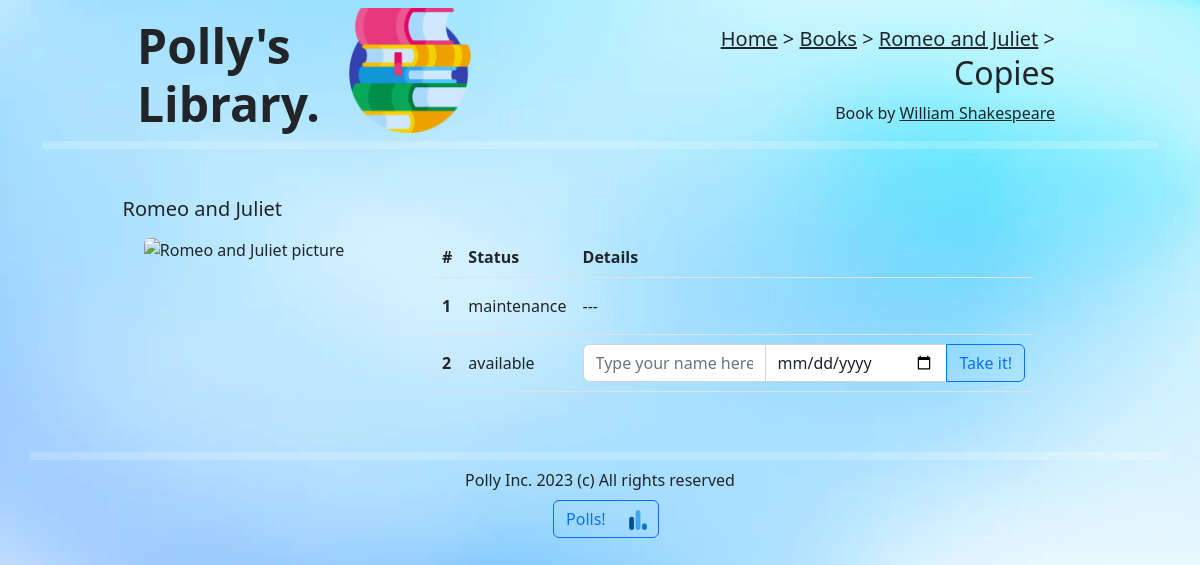
Page /lib/books/1/copies on the committed database.
### library/models.py (models this page shows, shortened)
class Book(models.Model):
    title = models.CharField(max_length=256)
    about = models.TextField(null=True, blank=True)
    cover = models.URLField(null=True, blank=True)
    author = models.ForeignKey(Author, null=True, blank=True,
                               on_delete=models.SET_NULL, related_name='books')
    genres = models.ManyToManyField(Genre, related_name='books')

class Author(models.Model):
    first = models.CharField(max_length=64)
    last = models.CharField(max_length=64)
    birth = models.DateField(null=True, blank=True)
    death = models.DateField(null=True, blank=True)
    dead = models.BooleanField(null=True, blank=True)
    img = models.URLField(null=True, blank=True)
    class Meta:
        constraints = [
            models.CheckConstraint(
                check=~models.Q(birth__gt=timezone.now()),
                name='born_in_past',
                violation_error_message='Author can\'t be born in future'
            ),
            models.CheckConstraint(
                check=~models.Q(death__gt=timezone.now()),
                name='died_in_past',
                violation_error_message='You can\'t set author\'s death in future'
            ),
            models.CheckConstraint(
                check=models.Q(death__gt=models.F('birth')),
                name='died_after_birth',
                violation_error_message='Author couldn\'t die the day he/she was born or earlier'
            ),
            models.CheckConstraint(
                check=models.Q(
                    death__isnull=False, dead__isnull=False, dead__exact=True
                ) | models.Q(death__isnull=True),
                name='died_n_dead',
                violation_error_message='Author can\'t have the date of death if not dead'
            )
        ]
    @property
    def fullname(self) -> str:
        return f'{self.first} {self.last}'

class BookCopy(models.Model):
    _STATUSES = (
        ('a', 'available'),
        ('m', 'maintenance'),
        ('o', 'on loan'),
        ('r', 'reserved'),
        ('l', 'lost')
    )
    book = models.ForeignKey(Book, on_delete=models.CASCADE, related_name='copies')
    status = models.CharField(max_length=1, default='a', choices=_STATUSES)
    client = models.CharField(max_length=64, null=True, blank=True)
    duedate = models.DateField(null=True, blank=True)
    class Meta:
        verbose_name_plural = "book copies"
        constraints = [
            models.CheckConstraint(
                check=models.Q(status='o', client__isnull=False, duedate__isnull=False)
                | (~models.Q(status='o') & models.Q(client__isnull=True, duedate__isnull=True)),
                name='no_partial_loan_info',
                violation_error_message='Partial loan info (only status, client or duedate)'
                                        ' is not accepted. Either set all loan-related fields or none'
            )
        ]

### library/views.py (the view)
# urls.py: path('books/<int:book_pk>/copies', view=views.book_copies, name='copies'),
def book_copies(request, book_pk: int):
    context = {
        'book': models.Book.objects.prefetch_related('copies').get(pk=book_pk)
    }
    return render(request, template_name='library/books/copies.html', context=context)

### library/templates/library/books/copies.html (shortened to what this page needs)
{% extends 'library/base.html' %}
{% load static %}
{% block head %}
<span class="fs-5"><a href="{% url 'library:index' %}" class="text-dark">Home</a> > </span>
<span class="fs-5"><a href="{% url 'library:books' %}" class="text-dark">Books</a> > </span>
<span class="fs-5"><a href="{% url 'library:book' book.id %}" class="text-dark">{{ book.title }}</a> > </span>
<span class="h2">Copies</span>
<div class="row mt-2">
    <span>Book by <a href="{% url 'library:author' book.author.id %}" class="text-dark">{{ book.author.fullname }}</a></span>
</div>
{% endblock %}
{% block main %}
<div class="row">
    <div class="col-4 text-center">
        <div class="row justify-content-center">
            <div class="col-9 text-start mb-2">
                <h5 class="mt-2">{{ book.title }}</h5>
            </div>
        </div>
        <div class="row justify-content-center">
            <div class="col-9">
                <img src="{{ book.cover | default:'https://upload.wikimedia.org/wikipedia/commons/6/65/No-Image-Placeholder.svg' }}" alt="{{ book.title }} picture" class="w-100 rounded">
            </div>
        </div>
    </div>
    <div class="col-7 mt-5">
        {% if book.copies.all %}
        <table class="table">
            <thead>
                <tr>
                    <th scope="col">#</th>
                    <th scope="col">Status</th>
                    <th scope="col">Details</th>
                </tr>
            </thead>
            <tbody>
                {% for copy in book.copies.all %}
                <tr class="align-middle">
                    <th scope="row" class="py-3">{{ forloop.counter }}</th>
                    <td>{{ copy.get_status_display }}</td>
                    <td>
                        {% if copy.client %}
                        <div class="row align-items-center">
                            <div class="col">
                                <span>{{ copy.client }} ('til {{ copy.duedate | default:"..." }})</span>
                            </div>
                            <div class="col text-end"><a href="{% url 'library:unset-loan' copy.pk %}" class="btn btn-dark ms-5">Return</a></div>
                        </div>
                        {% elif copy.status == "a" %}
                        <form action="{% url 'library:set-loan' copy.pk %}" method="post">
                            <div class="input-group">
                                <input type="text" class="form-control" placeholder="Type your name here" name="client" aria-label="Client's name" aria-describedby="loan-submit{{ copy.id }}" required>
                                <input type="date" class="form-control" placeholder="Due date" name="duedate" aria-label="Due date" aria-describedby="loan-submit{{ copy.id }}" required>
                                <button class="btn btn-outline-primary" type="submit" id="loan-submit{{ copy.id }}">Take it!</button>
                            </div>
                        </form>
                        {% else %}
                        ---
                        {% endif %}
                    </td>
                </tr>
                {% endfor %}
            </tbody>
        </table>
        {% endif %}
    </div>
</div>
{% endblock %}

### library/static/library/css/main.css (style rules this page uses)
body { background-image: url('../img/bg.webp'); background-size: cover; }

### rows in the picture
Book: title "Romeo and Juliet", author.fullname "William Shakespeare"
BookCopy: status "maintenance"
BookCopy: status "available"
